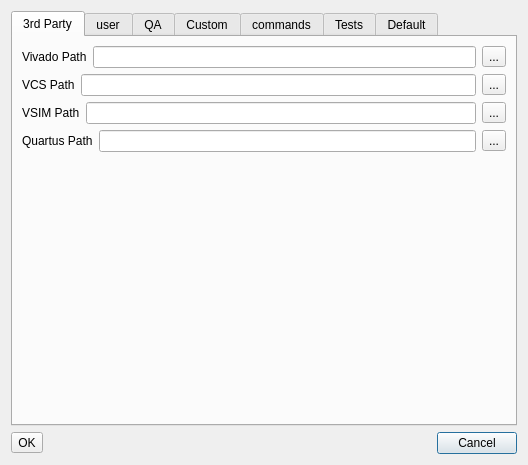
<?xml version="1.0" encoding="UTF-8"?>
<ui version="4.0">
 <class>wRI_Desk_settings</class>
 <widget class="QDialog" name="wRI_Desk_settings">
  <property name="windowModality">
   <enum>Qt::WindowModal</enum>
  </property>
  <property name="geometry">
   <rect>
    <x>0</x>
    <y>0</y>
    <width>528</width>
    <height>465</height>
   </rect>
  </property>
  <property name="windowTitle">
   <string>Dialog</string>
  </property>
  <layout class="QGridLayout" name="gridLayout">
   <item row="0" column="0">
    <widget class="QTabWidget" name="tabWidget">
     <property name="focusPolicy">
      <enum>Qt::StrongFocus</enum>
     </property>
     <property name="currentIndex">
      <number>0</number>
     </property>
     <widget class="QWidget" name="tab_3rdParty">
      <attribute name="title">
       <string>3rd Party</string>
      </attribute>
      <layout class="QGridLayout" name="gridLayout_8">
       <item row="0" column="0">
        <layout class="QHBoxLayout" name="horizontalLayout_15">
         <item>
          <widget class="QLabel" name="label_13">
           <property name="text">
            <string>Vivado Path</string>
           </property>
          </widget>
         </item>
         <item>
          <widget class="QLineEdit" name="lineEdit_VivadoPath"/>
         </item>
         <item>
          <widget class="QToolButton" name="toolButton_VivadoPath">
           <property name="text">
            <string>...</string>
           </property>
          </widget>
         </item>
        </layout>
       </item>
       <item row="1" column="0">
        <layout class="QHBoxLayout" name="horizontalLayout_16">
         <item>
          <widget class="QLabel" name="label_14">
           <property name="text">
            <string>VCS Path</string>
           </property>
          </widget>
         </item>
         <item>
          <widget class="QLineEdit" name="lineEdit_VCSPath"/>
         </item>
         <item>
          <widget class="QToolButton" name="toolButton_VCSPath">
           <property name="text">
            <string>...</string>
           </property>
          </widget>
         </item>
        </layout>
       </item>
       <item row="2" column="0">
        <layout class="QHBoxLayout" name="horizontalLayout_17">
         <item>
          <widget class="QLabel" name="label_15">
           <property name="text">
            <string>VSIM Path</string>
           </property>
          </widget>
         </item>
         <item>
          <widget class="QLineEdit" name="lineEdit_VSIMPath"/>
         </item>
         <item>
          <widget class="QToolButton" name="toolButton_VSIMPath">
           <property name="text">
            <string>...</string>
           </property>
          </widget>
         </item>
        </layout>
       </item>
       <item row="3" column="0">
        <layout class="QHBoxLayout" name="horizontalLayout_18">
         <item>
          <widget class="QLabel" name="label_16">
           <property name="text">
            <string>Quartus Path</string>
           </property>
          </widget>
         </item>
         <item>
          <widget class="QLineEdit" name="lineEdit_QuartusPath"/>
         </item>
         <item>
          <widget class="QToolButton" name="toolButton_QuartusPath">
           <property name="text">
            <string>...</string>
           </property>
          </widget>
         </item>
        </layout>
       </item>
       <item row="4" column="0">
        <spacer name="verticalSpacer_3">
         <property name="orientation">
          <enum>Qt::Vertical</enum>
         </property>
         <property name="sizeHint" stdset="0">
          <size>
           <width>20</width>
           <height>231</height>
          </size>
         </property>
        </spacer>
       </item>
      </layout>
     </widget>
     <widget class="QWidget" name="tab">
      <attribute name="title">
       <string>user</string>
      </attribute>
      <widget class="QWidget" name="layoutWidget">
       <property name="geometry">
        <rect>
         <x>10</x>
         <y>40</y>
         <width>175</width>
         <height>32</height>
        </rect>
       </property>
       <layout class="QHBoxLayout" name="horizontalLayout_2">
        <item>
         <widget class="QLabel" name="label_2">
          <property name="text">
           <string>password</string>
          </property>
         </widget>
        </item>
        <item>
         <widget class="QLineEdit" name="lineEdit_2">
          <property name="enabled">
           <bool>false</bool>
          </property>
          <property name="echoMode">
           <enum>QLineEdit::Password</enum>
          </property>
         </widget>
        </item>
       </layout>
      </widget>
      <widget class="QWidget" name="layoutWidget">
       <property name="geometry">
        <rect>
         <x>10</x>
         <y>10</y>
         <width>175</width>
         <height>32</height>
        </rect>
       </property>
       <layout class="QHBoxLayout" name="horizontalLayout">
        <item>
         <widget class="QLabel" name="label">
          <property name="text">
           <string>username</string>
          </property>
         </widget>
        </item>
        <item>
         <widget class="QLineEdit" name="lineEdit_username">
          <property name="enabled">
           <bool>false</bool>
          </property>
         </widget>
        </item>
       </layout>
      </widget>
     </widget>
     <widget class="QWidget" name="tab_2">
      <attribute name="title">
       <string>QA</string>
      </attribute>
      <layout class="QGridLayout" name="gridLayout_3">
       <item row="0" column="0">
        <layout class="QHBoxLayout" name="horizontalLayout_3">
         <item>
          <widget class="QLabel" name="label_3">
           <property name="text">
            <string>Scripts path</string>
           </property>
          </widget>
         </item>
         <item>
          <widget class="QLineEdit" name="lineEdit_default_path"/>
         </item>
        </layout>
       </item>
       <item row="1" column="0">
        <layout class="QHBoxLayout" name="horizontalLayout_4">
         <item>
          <widget class="QLabel" name="label_4">
           <property name="text">
            <string>P4_PORT (PV</string>
           </property>
          </widget>
         </item>
         <item>
          <widget class="QLineEdit" name="lineEdit_p4port_pv">
           <property name="enabled">
            <bool>true</bool>
           </property>
          </widget>
         </item>
        </layout>
       </item>
       <item row="2" column="0">
        <layout class="QHBoxLayout" name="horizontalLayout_5">
         <item>
          <widget class="QLabel" name="label_5">
           <property name="text">
            <string>P4_PORT (DEV</string>
           </property>
          </widget>
         </item>
         <item>
          <widget class="QLineEdit" name="lineEdit_p4port_dev">
           <property name="enabled">
            <bool>true</bool>
           </property>
          </widget>
         </item>
        </layout>
       </item>
       <item row="3" column="0">
        <layout class="QHBoxLayout" name="horizontalLayout_6">
         <item>
          <widget class="QLabel" name="label_6">
           <property name="text">
            <string>Python Exec</string>
           </property>
          </widget>
         </item>
         <item>
          <widget class="QLineEdit" name="lineEdit_PythonExec">
           <property name="enabled">
            <bool>true</bool>
           </property>
           <property name="text">
            <string>/global/freeware/Linux/2.6/Python-2.7.1/bin/python</string>
           </property>
          </widget>
         </item>
        </layout>
       </item>
       <item row="4" column="0">
        <layout class="QHBoxLayout" name="horizontalLayout_7">
         <item>
          <widget class="QLabel" name="label_7">
           <property name="text">
            <string>REMOTECMD</string>
           </property>
          </widget>
         </item>
         <item>
          <widget class="QLineEdit" name="lineEdit_remotecmd">
           <property name="enabled">
            <bool>false</bool>
           </property>
           <property name="text">
            <string>&quot;qrsh -verbose -l arch=lx24-amd64 -l sy='RHEL4*'&quot;</string>
           </property>
          </widget>
         </item>
        </layout>
       </item>
       <item row="5" column="0">
        <spacer name="verticalSpacer">
         <property name="orientation">
          <enum>Qt::Vertical</enum>
         </property>
         <property name="sizeHint" stdset="0">
          <size>
           <width>20</width>
           <height>71</height>
          </size>
         </property>
        </spacer>
       </item>
      </layout>
     </widget>
     <widget class="QWidget" name="tab_3">
      <attribute name="title">
       <string>Custom</string>
      </attribute>
      <layout class="QGridLayout" name="gridLayout_2">
       <item row="1" column="0">
        <layout class="QHBoxLayout" name="horizontalLayout_8">
         <item>
          <widget class="QToolButton" name="toolButton_add_param">
           <property name="text">
            <string>+</string>
           </property>
          </widget>
         </item>
         <item>
          <spacer name="horizontalSpacer">
           <property name="orientation">
            <enum>Qt::Horizontal</enum>
           </property>
           <property name="sizeHint" stdset="0">
            <size>
             <width>40</width>
             <height>20</height>
            </size>
           </property>
          </spacer>
         </item>
         <item>
          <widget class="QToolButton" name="toolButton_2">
           <property name="text">
            <string>-</string>
           </property>
          </widget>
         </item>
        </layout>
       </item>
       <item row="0" column="0">
        <widget class="QTableWidget" name="tableWidget_params">
         <column>
          <property name="text">
           <string>Parameter</string>
          </property>
         </column>
         <column>
          <property name="text">
           <string>Value</string>
          </property>
         </column>
        </widget>
       </item>
      </layout>
     </widget>
     <widget class="QWidget" name="tab_4">
      <attribute name="title">
       <string>commands</string>
      </attribute>
      <layout class="QGridLayout" name="gridLayout_5">
       <item row="0" column="0">
        <widget class="QTextEdit" name="textEdit"/>
       </item>
      </layout>
     </widget>
     <widget class="QWidget" name="tab_Tests">
      <attribute name="title">
       <string>Tests</string>
      </attribute>
      <layout class="QGridLayout" name="gridLayout_4">
       <item row="0" column="0">
        <widget class="QListWidget" name="listWidget_tests_list"/>
       </item>
      </layout>
     </widget>
     <widget class="QWidget" name="tab_5">
      <attribute name="title">
       <string>Default</string>
      </attribute>
      <layout class="QGridLayout" name="gridLayout_6">
       <item row="0" column="0">
        <widget class="QScrollArea" name="scrollArea">
         <property name="widgetResizable">
          <bool>true</bool>
         </property>
         <widget class="QWidget" name="scrollAreaWidgetContents">
          <property name="geometry">
           <rect>
            <x>0</x>
            <y>0</y>
            <width>484</width>
            <height>358</height>
           </rect>
          </property>
          <layout class="QGridLayout" name="gridLayout_7">
           <item row="0" column="0">
            <layout class="QHBoxLayout" name="horizontalLayout_10">
             <item>
              <widget class="QLabel" name="label_8">
               <property name="text">
                <string>Remote Host</string>
               </property>
              </widget>
             </item>
             <item>
              <widget class="QLineEdit" name="lineEdit_default_remote_host">
               <property name="enabled">
                <bool>false</bool>
               </property>
              </widget>
             </item>
            </layout>
           </item>
           <item row="1" column="0">
            <layout class="QHBoxLayout" name="horizontalLayout_11">
             <item>
              <widget class="QLabel" name="label_9">
               <property name="text">
                <string>Remote Path</string>
               </property>
              </widget>
             </item>
             <item>
              <widget class="QLineEdit" name="lineEdit_default_remote_pth">
               <property name="enabled">
                <bool>false</bool>
               </property>
              </widget>
             </item>
            </layout>
           </item>
           <item row="2" column="0">
            <layout class="QHBoxLayout" name="horizontalLayout_12">
             <item>
              <widget class="QLabel" name="label_10">
               <property name="text">
                <string>Local Path</string>
               </property>
              </widget>
             </item>
             <item>
              <widget class="QLineEdit" name="lineEdit_default_local_path">
               <property name="enabled">
                <bool>false</bool>
               </property>
              </widget>
             </item>
            </layout>
           </item>
           <item row="3" column="0">
            <layout class="QHBoxLayout" name="horizontalLayout_13">
             <item>
              <widget class="QLabel" name="label_11">
               <property name="text">
                <string>Zebu Version</string>
               </property>
              </widget>
             </item>
             <item>
              <widget class="QLineEdit" name="lineEdit_default_zebu_version">
               <property name="enabled">
                <bool>false</bool>
               </property>
              </widget>
             </item>
            </layout>
           </item>
           <item row="4" column="0">
            <layout class="QHBoxLayout" name="horizontalLayout_14">
             <item>
              <widget class="QLabel" name="label_12">
               <property name="text">
                <string>FILE_CONF</string>
               </property>
              </widget>
             </item>
             <item>
              <widget class="QLineEdit" name="lineEdit_default_file_conf">
               <property name="enabled">
                <bool>false</bool>
               </property>
              </widget>
             </item>
            </layout>
           </item>
           <item row="5" column="0">
            <spacer name="verticalSpacer_2">
             <property name="orientation">
              <enum>Qt::Vertical</enum>
             </property>
             <property name="sizeHint" stdset="0">
              <size>
               <width>68</width>
               <height>163</height>
              </size>
             </property>
            </spacer>
           </item>
          </layout>
         </widget>
        </widget>
       </item>
      </layout>
     </widget>
    </widget>
   </item>
   <item row="1" column="0">
    <layout class="QHBoxLayout" name="horizontalLayout_9">
     <item>
      <widget class="QToolButton" name="toolButton_4">
       <property name="text">
        <string>OK</string>
       </property>
      </widget>
     </item>
     <item>
      <spacer name="horizontalSpacer_2">
       <property name="orientation">
        <enum>Qt::Horizontal</enum>
       </property>
       <property name="sizeHint" stdset="0">
        <size>
         <width>40</width>
         <height>20</height>
        </size>
       </property>
      </spacer>
     </item>
     <item>
      <widget class="QPushButton" name="pushButton">
       <property name="text">
        <string>Cancel</string>
       </property>
      </widget>
     </item>
    </layout>
   </item>
  </layout>
 </widget>
 <resources/>
 <connections/>
</ui>
